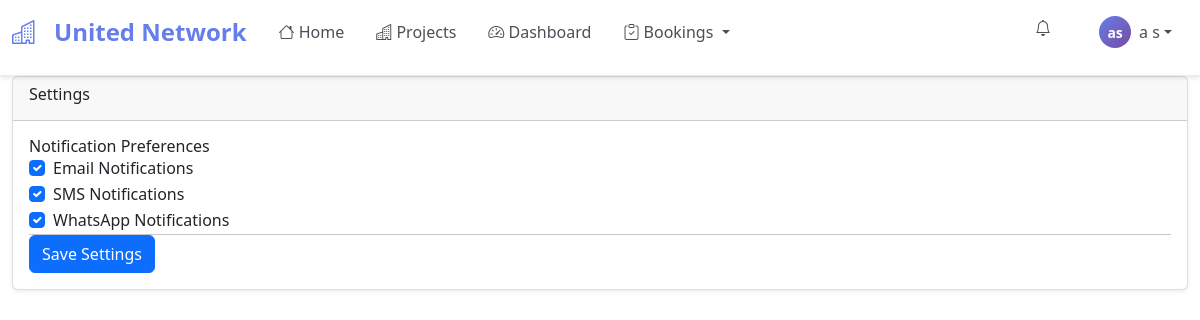
The app's page /settings/ (signed in) with its own data.
### crm/models.py (models this page shows, shortened)
class User(AbstractUser):
    USER_TYPES = [
        ('super_admin', 'Super Admin'),
        ('admin_l1', 'Admin Level 1'),
        ('admin_l2', 'Admin Level 2'),
        ('admin_l3', 'Admin Level 3'),
        ('cp', 'Channel Partner'),
        ('vp', 'Vice Partner'),
        ('rm', 'Relationship Manager'),
        ('team_head', 'Team Head'),
        ('team_leader', 'Team Leader'),
        ('branch', 'Branch Manager'),
        ('commission_admin', 'Commission Admin'),  # New user type for commission handling
    ]
    phone_number = models.CharField(max_length=15, unique=True)
    user_type = models.CharField(max_length=20, choices=USER_TYPES, default='cp')
    is_verified = models.BooleanField(default=False)
    sponsor = models.ForeignKey('self', on_delete=models.SET_NULL, null=True, blank=True, related_name='sponsored_users')
    level = models.IntegerField(default=1)
    parent_user = models.ForeignKey('self', on_delete=models.SET_NULL, null=True, blank=True, related_name='team_members')
    email_notifications = models.BooleanField(default=True)
    sms_notifications = models.BooleanField(default=True)
    whatsapp_notifications = models.BooleanField(default=True)
    last_login_ip = models.GenericIPAddressField(blank=True, null=True)
    login_count = models.IntegerField(default=0)
    can_act_as_cp = models.BooleanField(default=False)  # For direct bookings
    created_at = models.DateTimeField(auto_now_add=True)
    updated_at = models.DateTimeField(auto_now=True)
    USERNAME_FIELD = 'phone_number'
    REQUIRED_FIELDS = ['username', 'email']

### crm/views.py (the view, shortened to what this page needs)
# urls.py: path('settings/', views.settings_view, name='settings'),
@login_required
def settings_view(request):
    user = request.user
    return render(request, 'crm/settings.html', {'user': user})

### templates/crm/settings.html (shortened to what this page needs)
{% extends 'base.html' %}
{% load static %}
{% block content %}
<div class="container-fluid">
    <div class="row">
        <div class="col-12">
            <div class="card">
                <div class="card-header">
                    <h3 class="card-title">
                         Settings
                    </h3>
                </div>
                <div class="card-body">
                    <form method="post">
                        <h5>Notification Preferences</h5>
                        <div class="form-check">
                            <input class="form-check-input" type="checkbox" id="email_notifications" name="email_notifications" {% if user.email_notifications %}checked{% endif %}>
                            <label class="form-check-label" for="email_notifications">
                                Email Notifications
                            </label>
                        </div>
                        <div class="form-check">
                            <input class="form-check-input" type="checkbox" id="sms_notifications" name="sms_notifications" {% if user.sms_notifications %}checked{% endif %}>
                            <label class="form-check-label" for="sms_notifications">
                                SMS Notifications
                            </label>
                        </div>
                        <div class="form-check">
                            <input class="form-check-input" type="checkbox" id="whatsapp_notifications" name="whatsapp_notifications" {% if user.whatsapp_notifications %}checked{% endif %}>
                            <label class="form-check-label" for="whatsapp_notifications">
                                WhatsApp Notifications
                            </label>
                        </div>
                        <hr>
                        <button type="submit" class="btn btn-primary">
                             Save Settings
                        </button>
                    </form>
                </div>
            </div>
        </div>
    </div>
</div>
{% endblock %}

### templates/base.html (shortened to what this page needs)
<!DOCTYPE html>
<html lang="en">
<head>
    <link href="https://cdn.jsdelivr.net/npm/bootstrap@5.3.0/dist/css/bootstrap.min.css" rel="stylesheet">
    <link href="https://cdn.jsdelivr.net/npm/bootstrap-icons@1.10.0/font/bootstrap-icons.css" rel="stylesheet">
    <script src="https://cdn.tailwindcss.com"></script>
</head>
<body>
    <nav class="navbar navbar-expand-lg navbar-light bg-white fixed-top">
        <div class="container-fluid">
           <a class="navbar-brand" href="{% url 'home' %}">
    <i class="bi bi-buildings me-2"></i>
    <span>United Network</span>
</a>
            <div class="collapse navbar-collapse" id="navbarNav">
                <ul class="navbar-nav me-auto">
                    <li class="nav-item">
                        <a class="nav-link" href="{% url 'home' %}">
                            <i class="bi bi-house"></i> Home
                        </a>
                    </li>
                    <li class="nav-item">
                        <a class="nav-link" href="{% url 'projects_list' %}">
                            <i class="bi bi-buildings"></i> Projects
                        </a>
                    </li>
                    {% if user.is_authenticated %}
                        <li class="nav-item">
                            <a class="nav-link" href="{% url 'dashboard' %}">
                                <i class="bi bi-speedometer2"></i> Dashboard
                            </a>
                        </li>
                        <li class="nav-item dropdown">
                            <a class="nav-link dropdown-toggle" href="#" role="button" data-bs-toggle="dropdown">
                                <i class="bi bi-clipboard-check"></i> Bookings
                            </a>
                        </li>
                    {% endif %}
                </ul>
                <ul class="navbar-nav">
                    {% if user.is_authenticated %}
                        <li class="nav-item dropdown me-3">
                            <a class="nav-link position-relative" href="#" role="button" data-bs-toggle="dropdown" id="notificationDropdown">
                                <i class="bi bi-bell"></i>
                            </a>
                        </li>
                        <li class="nav-item dropdown">
                            <a class="nav-link dropdown-toggle d-flex align-items-center" href="#" role="button" data-bs-toggle="dropdown">
                                <div class="user-avatar me-2">
                                    {% if user.first_name and user.last_name %}
                                        {{ user.first_name.0 }}{{ user.last_name.0 }}
                                    {% elif user.first_name %}
                                        {{ user.first_name.0 }}
                                    {% else %}
                                        {{ user.username.0 }}
                                    {% endif %}
                                </div>
                                <span>{{ user.get_full_name|default:user.username }}</span>
                            </a>
                        </li>
                    {% endif %}
                </ul>
            </div>
        </div>
    </nav>
    {% block content %}
    {% endblock %}
    {% load static %}
</body>
</html>

### templates/base.html (style rules this page uses)
body { padding-top: 76px !important; }
.navbar { box-shadow: 0 2px 4px rgba(0,0,0,.1) !important; background-color: #ffffff !important; border-bottom: 1px solid #e9ecef !important; z-index: 9999 !important; min-height: 76px !important; position: fixed !important; top: 0 !important; left: 0 !important; right: 0 !important; width: 100% !important; display: block !important; visibility: visible !important; }
.navbar-brand { font-weight: bold; display: flex; align-items: center; gap: 10px; color: #667eea !important; font-size: 1.5rem; text-decoration: none; }
.navbar-nav .nav-link { color: #495057 !important; font-weight: 500; padding: 0.5rem 1rem !important; transition: all 0.3s ease; }
.navbar-collapse { z-index: 9998 !important; }
.navbar-nav { z-index: 9997 !important; }
.nav-item.dropdown { position: relative !important; }
.navbar * { visibility: visible !important; opacity: 1 !important; }
.user-avatar { width: 32px; height: 32px; border-radius: 50%; background: linear-gradient(135deg, #667eea 0%, #764ba2 100%); display: flex; align-items: center; justify-content: center; color: white; font-weight: bold; font-size: 14px; }
.card { box-shadow: 0 0.125rem 0.25rem rgba(0, 0, 0, 0.075); border: 1px solid rgba(0, 0, 0, 0.125); }
.btn { border-radius: 0.375rem; }

### records on screen
User: first_name.0 "a", last_name.0 "s", get_full_name "a s", email_notifications "☑", sms_notifications "☑", whatsapp_notifications "☑"
